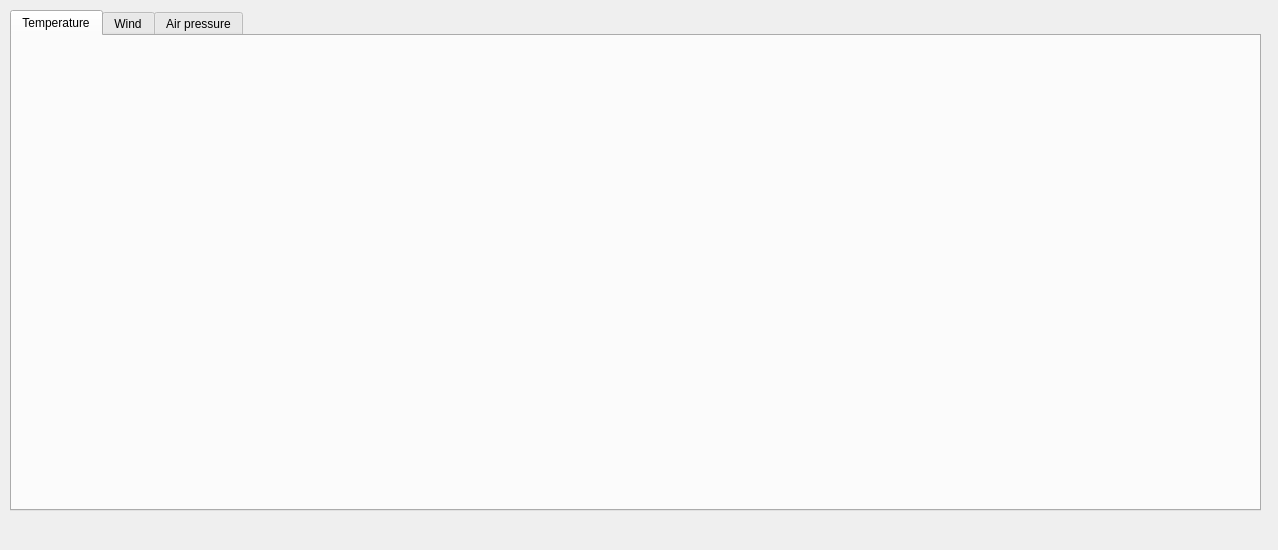
<?xml version="1.0" encoding="UTF-8"?>
<ui version="4.0">
 <class>MainWindow</class>
 <widget class="QMainWindow" name="MainWindow">
  <property name="geometry">
   <rect>
    <x>0</x>
    <y>0</y>
    <width>1278</width>
    <height>550</height>
   </rect>
  </property>
  <property name="windowTitle">
   <string>MainWindow</string>
  </property>
  <widget class="QWidget" name="centralwidget">
   <widget class="QTabWidget" name="tabWidget">
    <property name="geometry">
     <rect>
      <x>10</x>
      <y>10</y>
      <width>1251</width>
      <height>501</height>
     </rect>
    </property>
    <property name="currentIndex">
     <number>0</number>
    </property>
    <widget class="QWidget" name="temperatureTab">
     <attribute name="title">
      <string>Temperature</string>
     </attribute>
     <widget class="PlotWidget" name="temperatureGraph" native="true">
      <property name="geometry">
       <rect>
        <x>10</x>
        <y>20</y>
        <width>1221</width>
        <height>441</height>
       </rect>
      </property>
      <property name="sizePolicy">
       <sizepolicy hsizetype="Fixed" vsizetype="Fixed">
        <horstretch>0</horstretch>
        <verstretch>0</verstretch>
       </sizepolicy>
      </property>
     </widget>
    </widget>
    <widget class="QWidget" name="windTab">
     <attribute name="title">
      <string>Wind</string>
     </attribute>
     <widget class="PlotWidget" name="windGraph" native="true">
      <property name="geometry">
       <rect>
        <x>10</x>
        <y>20</y>
        <width>1221</width>
        <height>441</height>
       </rect>
      </property>
     </widget>
    </widget>
    <widget class="QWidget" name="pressureTab">
     <attribute name="title">
      <string>Air pressure</string>
     </attribute>
     <widget class="PlotWidget" name="pressureGraph" native="true">
      <property name="geometry">
       <rect>
        <x>10</x>
        <y>20</y>
        <width>1221</width>
        <height>441</height>
       </rect>
      </property>
     </widget>
    </widget>
   </widget>
  </widget>
  <widget class="QMenuBar" name="menubar">
   <property name="geometry">
    <rect>
     <x>0</x>
     <y>0</y>
     <width>1278</width>
     <height>21</height>
    </rect>
   </property>
  </widget>
  <action name="actionLoad">
   <property name="text">
    <string>Load</string>
   </property>
  </action>
 </widget>
 <customwidgets>
  <customwidget>
   <class>PlotWidget</class>
   <extends>QWidget</extends>
   <header>pyqtgraph</header>
   <container>1</container>
  </customwidget>
 </customwidgets>
 <resources/>
 <connections/>
</ui>
